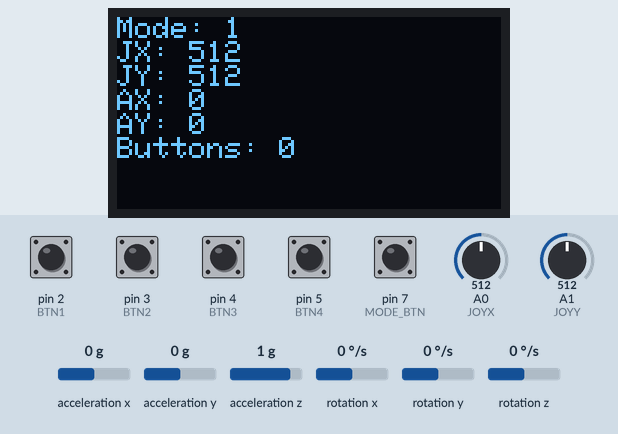
Simulated run of this sketch. Board: Arduino Uno, built with avr-gcc and run on an emulated ATmega328P. On the bench: 128×64 one-colour display. The inputs (shaded band) are chosen by the test bench; at power-on: pin 2 (BTN1), pin 3 (BTN2), pin 4 (BTN3), pin 5 (BTN4), pin 7 (MODE_BTN) HIGH, acceleration x 0 g, A0 (JOYX) = 512, A1 (JOYY) = 512, acceleration y 0 g, acceleration z 1 g, rotation x 0 °/s, rotation y 0 °/s, rotation z 0 °/s. No radio packets arrive unless stated.

Above: at 1.4 s.
1.5 s: pin 7 (MODE_BTN) pulled LOW for 1 s
At 2.7 s:
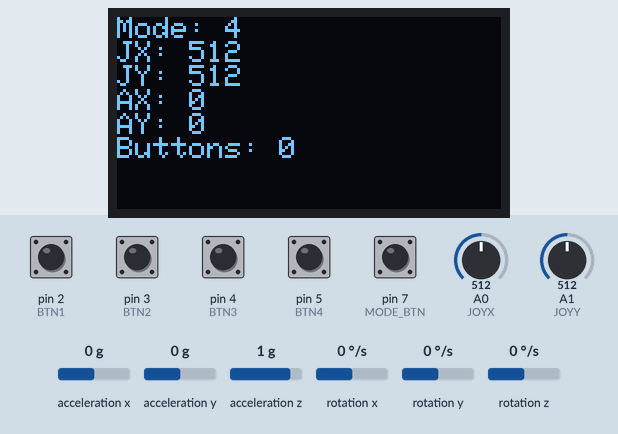
4.0 s: acceleration x set to -1.4 g
At 4.3 s:
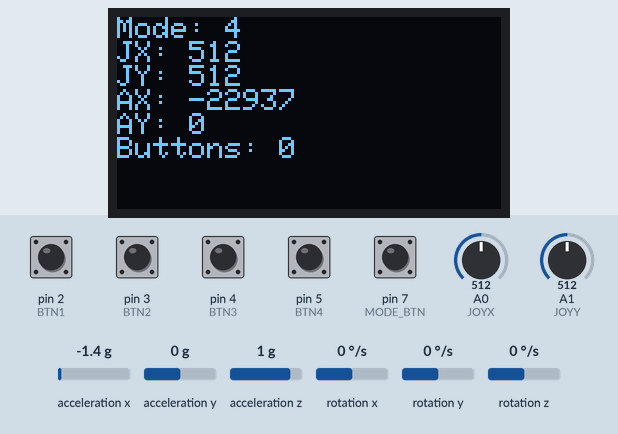
5.5 s: A0 (JOYX) set to 716
At 6.7 s:
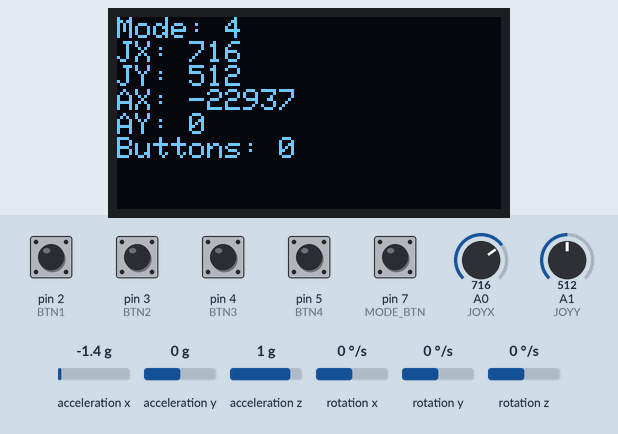
7.0 s: A1 (JOYY) set to 716
At 8.0 s:
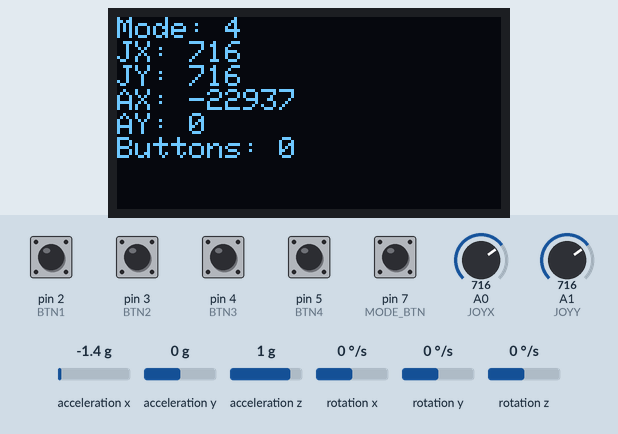
8.5 s: pin 2 (BTN1) pulled LOW for 0.15 s
At 8.65 s:
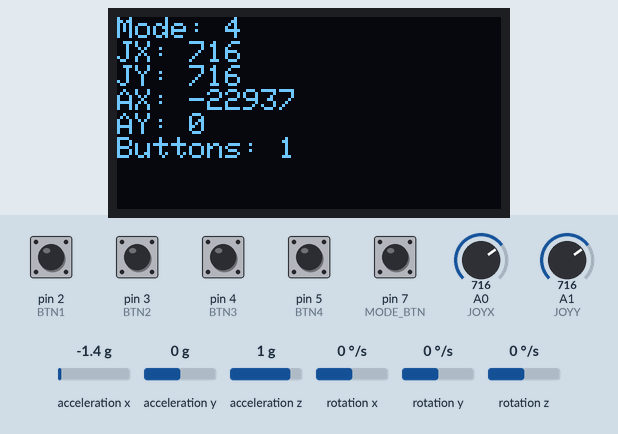
10.2 s: pin 3 (BTN2) pulled LOW for 0.15 s
At 10.37 s:
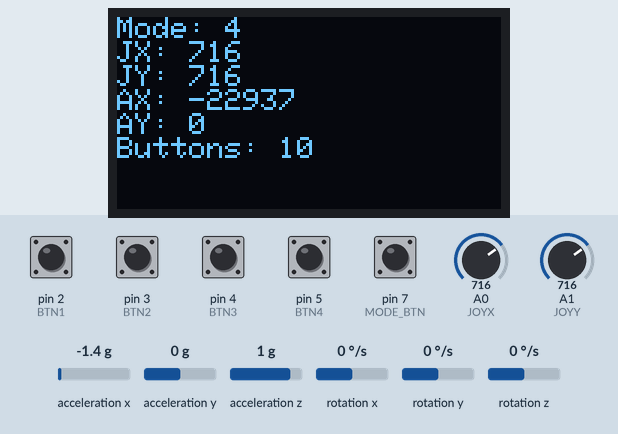
Timing chart, 0 to 12.9 s (numbered marks = the images above; inputs shaded):
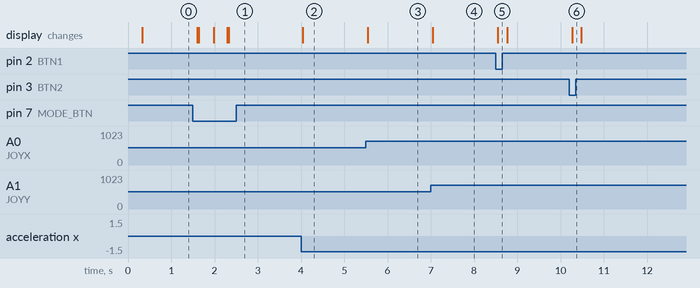

Measured:
- after the input at 1.5 s, the display: first changes after 0.10 s (image 1 shows a later state)
- after the input at 4.0 s, the display: changes at once (image 2)
- after the input at 5.5 s, the display: changes at once (image 3)
- after the input at 7.0 s, the display: changes at once (image 4)
- after the input at 8.5 s, the display: changes after 0.05 s (image 5)
- after the input at 10.2 s, the display: changes after 0.07 s (image 6)

The sketch:

10_Multi_Mode_Robot_Car_Transmitter.ino
```cpp
/************************************************************
 * LAB 15 – MULTI-MODE ROBOT CONTROLLER (TRANSMITTER)
 *
 * Sends over NRF24:
 *   - Joystick X/Y
 *   - Accelerometer X/Y
 *   - Button bitmask
 *   - Selected mode (1–5)
 *
 * Modes:
 * 1 = Joystick
 * 2 = Tilt
 * 3 = IR (local to robot)
 * 4 = Bluetooth (local to robot)
 * 5 = Obstacle (robot autonomous)
 ************************************************************/

#include <SPI.h>
#include <nRF24L01.h>
#include <RF24.h>
#include <Wire.h>
#include <MPU6050.h>
#include <Adafruit_GFX.h>
#include <Adafruit_SSD1306.h>

// ---------------- DISPLAY ----------------
Adafruit_SSD1306 display(128, 64, &Wire, -1);

// ---------------- NRF24 -------------------
RF24 radio(9, 10);   // CE, CSN
const byte address[6] = "MOD15";

// ---------------- ACCELEROMETER -----------
MPU6050 mpu;

// ---------------- JOYSTICK ----------------
#define JOYX A0
#define JOYY A1

// ---------------- BUTTONS -----------------
#define BTN1 2
#define BTN2 3
#define BTN3 4
#define BTN4 5

// ---------------- MODE BUTTON --------------
#define MODE_BTN 7
int currentMode = 1;

// ---------------- PAYLOAD ------------------
struct Payload {
  int16_t joyX;
  int16_t joyY;
  int16_t accelX;
  int16_t accelY;
  uint8_t buttons;
  uint8_t mode;
};

Payload outgoing;

// OLED helper
void show(String line1, String line2 = "") {
  display.clearDisplay();
  display.setCursor(0,0);
  display.setTextSize(2); display.println(line1);
  display.setTextSize(1); display.println(line2);
  display.display();
}

// Read buttons into bitmask
uint8_t readButtons() {
  uint8_t b = 0;
  if (!digitalRead(BTN1)) b |= 0x01;
  if (!digitalRead(BTN2)) b |= 0x02;
  if (!digitalRead(BTN3)) b |= 0x04;
  if (!digitalRead(BTN4)) b |= 0x08;
  return b;
}

// Cycle modes when mode button pressed
void checkModeButton() {
  static unsigned long lastPress = 0;
  if (!digitalRead(MODE_BTN) && millis() - lastPress > 300) {
    currentMode++;
    if (currentMode > 5) currentMode = 1;
    lastPress = millis();
    show("MODE", String(currentMode));
  }
}

void setup() {
  Serial.begin(9600);

  pinMode(BTN1, INPUT_PULLUP);
  pinMode(BTN2, INPUT_PULLUP);
  pinMode(BTN3, INPUT_PULLUP);
  pinMode(BTN4, INPUT_PULLUP);
  pinMode(MODE_BTN, INPUT_PULLUP);

  // OLED
  display.begin(SSD1306_SWITCHCAPVCC, 0x3C);
  show("REMOTE", "Booting...");

  // NRF24
  radio.begin();
  radio.openWritingPipe(address);
  radio.setPALevel(RF24_PA_LOW);
  radio.setDataRate(RF24_250KBPS);
  radio.stopListening();

  // Accelerometer
  Wire.begin();
  mpu.initialize();
  delay(200);

  show("REMOTE", "Ready");
}

void loop() {

  checkModeButton();

  // Joystick
  outgoing.joyX = analogRead(JOYX);
  outgoing.joyY = analogRead(JOYY);

  // Accelerometer
  int16_t ax, ay, az, gx, gy, gz;
  mpu.getMotion6(&ax, &ay, &az, &gx, &gy, &gz);
  outgoing.accelX = ax;
  outgoing.accelY = ay;

  // Buttons
  outgoing.buttons = readButtons();

  // Mode
  outgoing.mode = currentMode;

  // Send payload
  radio.write(&outgoing, sizeof(outgoing));

  // Debug OLED
  display.clearDisplay();
  display.setCursor(0,0);
  display.setTextSize(1);
  display.print("Mode: "); display.println(currentMode);
  display.print("JX: "); display.println(outgoing.joyX);
  display.print("JY: "); display.println(outgoing.joyY);
  display.print("AX: "); display.println(outgoing.accelX);
  display.print("AY: "); display.println(outgoing.accelY);
  display.print("Buttons: "); display.println(outgoing.buttons, BIN);
  display.display();

  delay(70); // smooth sending
}
```
